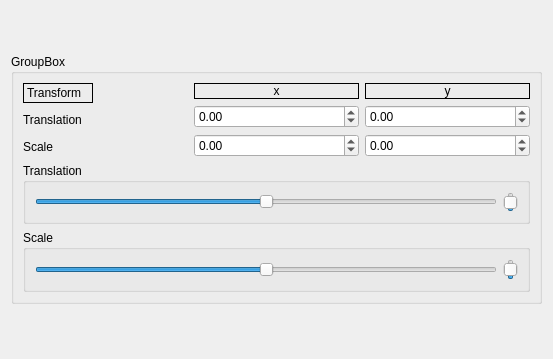
<?xml version="1.0" encoding="UTF-8"?>
<ui version="4.0">
 <class>Widget2DTransform</class>
 <widget class="QWidget" name="Widget2DTransform">
  <property name="geometry">
   <rect>
    <x>0</x>
    <y>0</y>
    <width>553</width>
    <height>359</height>
   </rect>
  </property>
  <property name="minimumSize">
   <size>
    <width>0</width>
    <height>0</height>
   </size>
  </property>
  <property name="windowTitle">
   <string>Form</string>
  </property>
  <layout class="QGridLayout" name="gridLayout_2">
   <item row="0" column="0">
    <widget class="QGroupBox" name="groupBox">
     <property name="maximumSize">
      <size>
       <width>16777215</width>
       <height>250</height>
      </size>
     </property>
     <property name="title">
      <string>GroupBox</string>
     </property>
     <layout class="QGridLayout" name="gridLayout">
      <item row="0" column="0">
       <layout class="QHBoxLayout" name="horizontalLayout">
        <item>
         <layout class="QVBoxLayout" name="verticalLayout_4">
          <item>
           <widget class="QLabel" name="label_transform">
            <property name="maximumSize">
             <size>
              <width>70</width>
              <height>20</height>
             </size>
            </property>
            <property name="frameShape">
             <enum>QFrame::Panel</enum>
            </property>
            <property name="frameShadow">
             <enum>QFrame::Plain</enum>
            </property>
            <property name="lineWidth">
             <number>1</number>
            </property>
            <property name="text">
             <string>Transform</string>
            </property>
            <property name="textFormat">
             <enum>Qt::AutoText</enum>
            </property>
           </widget>
          </item>
          <item>
           <widget class="QLabel" name="label_transform_translation">
            <property name="text">
             <string>Translation</string>
            </property>
           </widget>
          </item>
          <item>
           <widget class="QLabel" name="label_transform_scale">
            <property name="text">
             <string>Scale</string>
            </property>
           </widget>
          </item>
         </layout>
        </item>
        <item>
         <layout class="QVBoxLayout" name="verticalLayout_2">
          <item>
           <widget class="QLabel" name="label_transform_x">
            <property name="minimumSize">
             <size>
              <width>30</width>
              <height>0</height>
             </size>
            </property>
            <property name="frameShape">
             <enum>QFrame::Panel</enum>
            </property>
            <property name="text">
             <string>x</string>
            </property>
            <property name="alignment">
             <set>Qt::AlignCenter</set>
            </property>
           </widget>
          </item>
          <item>
           <widget class="QDoubleSpinBox" name="doubleSpinBox_transform_translation_x">
            <property name="minimum">
             <double>-9999.000000000000000</double>
            </property>
            <property name="maximum">
             <double>9999.000000000000000</double>
            </property>
           </widget>
          </item>
          <item>
           <widget class="QDoubleSpinBox" name="doubleSpinBox_transform_scale_x">
            <property name="minimum">
             <double>-9999.000000000000000</double>
            </property>
            <property name="maximum">
             <double>9999.000000000000000</double>
            </property>
           </widget>
          </item>
         </layout>
        </item>
        <item>
         <layout class="QVBoxLayout" name="verticalLayout_3">
          <item>
           <widget class="QLabel" name="label_transform_y">
            <property name="minimumSize">
             <size>
              <width>30</width>
              <height>0</height>
             </size>
            </property>
            <property name="frameShape">
             <enum>QFrame::Panel</enum>
            </property>
            <property name="text">
             <string>y</string>
            </property>
            <property name="alignment">
             <set>Qt::AlignCenter</set>
            </property>
           </widget>
          </item>
          <item>
           <widget class="QDoubleSpinBox" name="doubleSpinBox_transform_translation_y">
            <property name="minimum">
             <double>-9999.000000000000000</double>
            </property>
            <property name="maximum">
             <double>9999.000000000000000</double>
            </property>
           </widget>
          </item>
          <item>
           <widget class="QDoubleSpinBox" name="doubleSpinBox_transform_scale_y">
            <property name="minimum">
             <double>-9999.000000000000000</double>
            </property>
            <property name="maximum">
             <double>9999.000000000000000</double>
            </property>
           </widget>
          </item>
         </layout>
        </item>
       </layout>
      </item>
      <item row="2" column="0">
       <widget class="QGroupBox" name="groupBox_3">
        <property name="minimumSize">
         <size>
          <width>0</width>
          <height>60</height>
         </size>
        </property>
        <property name="title">
         <string>Scale</string>
        </property>
        <layout class="QGridLayout" name="gridLayout_3">
         <item row="0" column="0">
          <widget class="QSlider" name="horizontalSliderScale">
           <property name="maximum">
            <number>10</number>
           </property>
           <property name="singleStep">
            <number>1</number>
           </property>
           <property name="value">
            <number>5</number>
           </property>
           <property name="orientation">
            <enum>Qt::Horizontal</enum>
           </property>
          </widget>
         </item>
         <item row="0" column="1">
          <widget class="QSlider" name="verticalSliderScale">
           <property name="maximum">
            <number>10</number>
           </property>
           <property name="value">
            <number>5</number>
           </property>
           <property name="orientation">
            <enum>Qt::Vertical</enum>
           </property>
          </widget>
         </item>
        </layout>
       </widget>
      </item>
      <item row="1" column="0">
       <widget class="QGroupBox" name="groupBox_2">
        <property name="minimumSize">
         <size>
          <width>0</width>
          <height>60</height>
         </size>
        </property>
        <property name="title">
         <string>Translation</string>
        </property>
        <layout class="QGridLayout" name="gridLayout_4">
         <item row="0" column="0">
          <widget class="QSlider" name="horizontalSliderPosition">
           <property name="maximum">
            <number>10</number>
           </property>
           <property name="value">
            <number>5</number>
           </property>
           <property name="orientation">
            <enum>Qt::Horizontal</enum>
           </property>
          </widget>
         </item>
         <item row="0" column="1">
          <widget class="QSlider" name="verticalSliderPosition">
           <property name="minimumSize">
            <size>
             <width>0</width>
             <height>0</height>
            </size>
           </property>
           <property name="minimum">
            <number>0</number>
           </property>
           <property name="maximum">
            <number>10</number>
           </property>
           <property name="value">
            <number>5</number>
           </property>
           <property name="orientation">
            <enum>Qt::Vertical</enum>
           </property>
          </widget>
         </item>
        </layout>
       </widget>
      </item>
     </layout>
    </widget>
   </item>
  </layout>
 </widget>
 <tabstops>
  <tabstop>doubleSpinBox_transform_translation_x</tabstop>
  <tabstop>doubleSpinBox_transform_translation_y</tabstop>
  <tabstop>doubleSpinBox_transform_scale_x</tabstop>
  <tabstop>doubleSpinBox_transform_scale_y</tabstop>
 </tabstops>
 <resources/>
 <connections/>
</ui>
